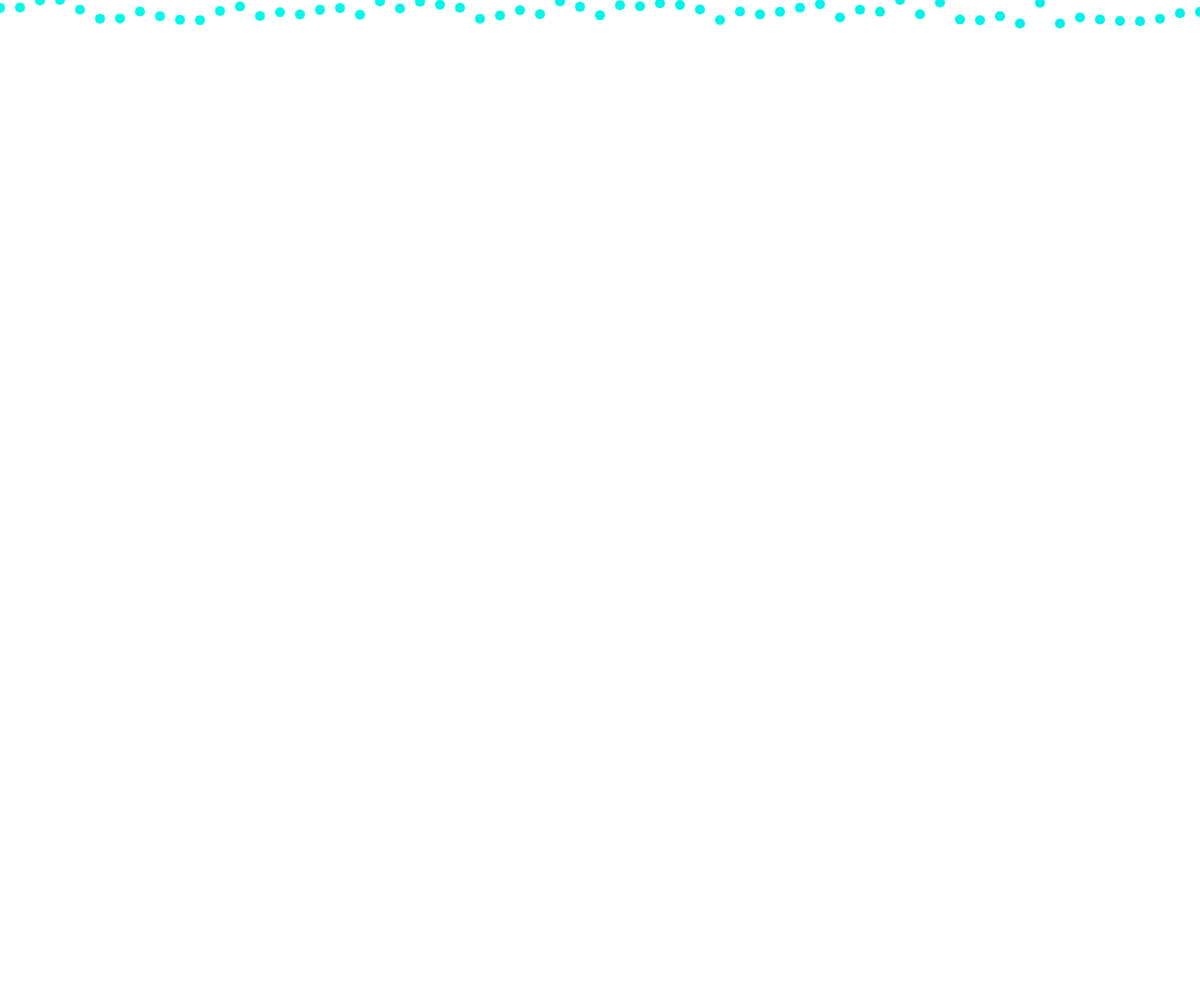
Frame 1 (no input)
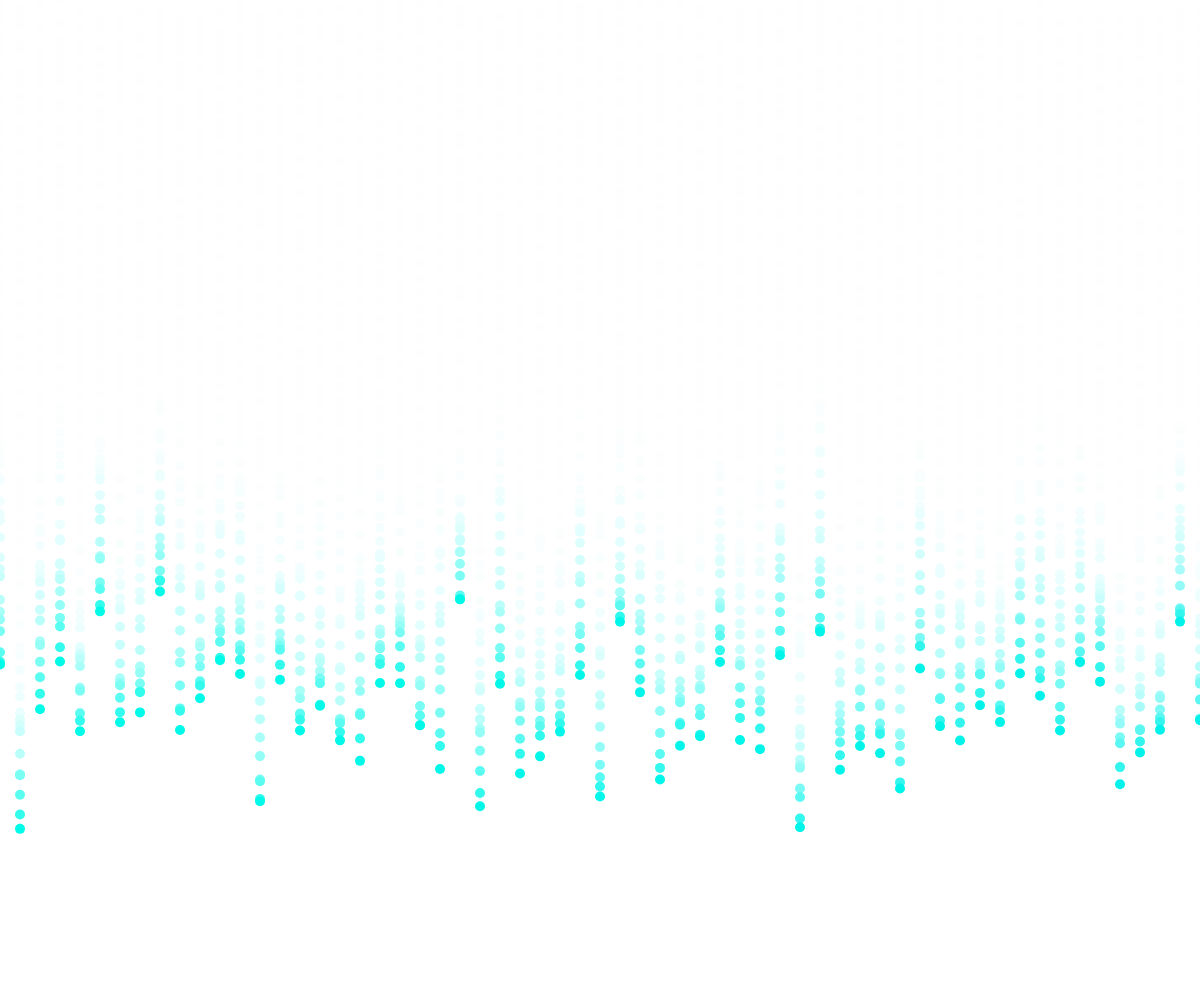
Frame 60 (no input)
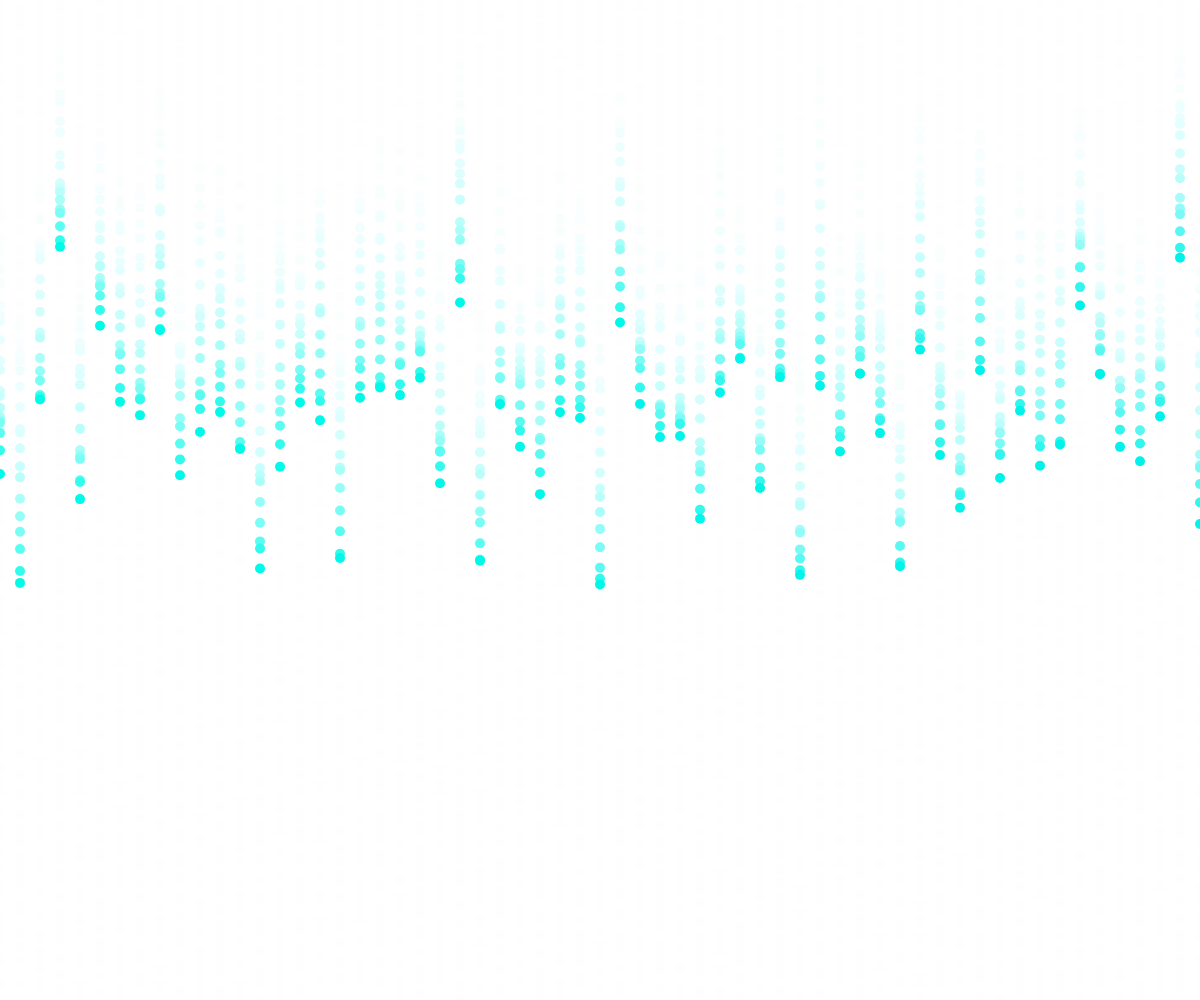
Frame 120 (the mouse pressed at the canvas centre since frame 60)

The p5.js sketch that drew these frames (run headless with seeded random() and noise() and a simulated clock; from frame 60 on, the mouse is pressed at the canvas centre):

// p5.js sketch
// ── sketch.js
var N;
var R=10;
var GAP=2;
var particles;

function setup() {
	createCanvas(windowWidth, windowHeight);
	background(255);
  frameRate(40);
	noStroke();
	//fill(0, 0, 0, 210);
	N = width;
	particles = Array(N);
	for (var i = 0; i < N; i++) {
		particles[i] = [i, 0, random(), random()]; // x, y, speed, direction
	}
}
var gradient = {
  start: {
    r: 0,
    g: 252,
    b: 233
  },
  end: {
    r: 0,
    g: 43,
    b: 253
  },

}

function linear_interpolation(start, end, proportion) {
  // linear betweeen start..end by proportion: 1/2 is halfway
  return (end - start) * proportion + start;
}

function linear_gradient(gradient, proportion) {
  // fixme: use lerpcolor
  var rgb = {};
  rgb['r'] = linear_interpolation(gradient.start.r, gradient.end.r, proportion);
  rgb['g'] = linear_interpolation(gradient.start.g, gradient.end.g, proportion);
  rgb['b'] = linear_interpolation(gradient.start.b, gradient.end.b, proportion);
  return rgb;
}


function draw() {
	background(255, 50);
  for (var i = 0; i < N; i++) {
    var y = (particles[i][1] + (random()*3)*8) % height;
		particles[i][1] = y;
      // linear gradient across width
    var current_proportion = i/ width; // how far
    var ellipse_color = linear_gradient(gradient, current_proportion);
    fill(ellipse_color.r, ellipse_color.g, ellipse_color.b)
		ellipse(particles[i][0] * R * GAP, particles[i][1], R);
		
	}
}
